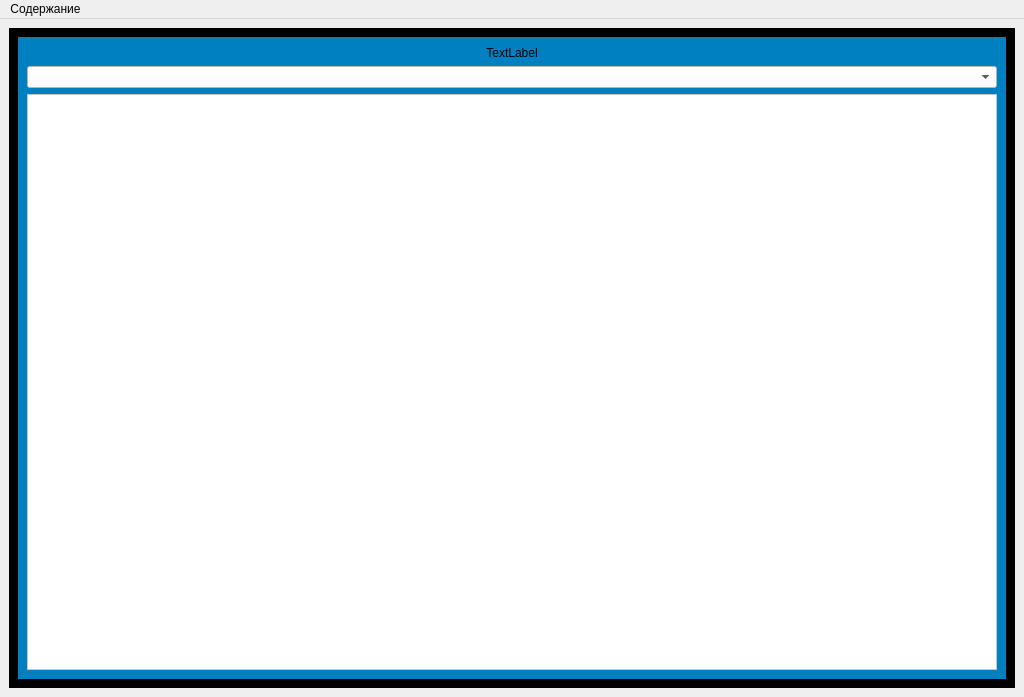
<ui version="4.0" >
 <class>mainWindow</class>
 <widget class="QMainWindow" name="mainWindow" >
  <property name="geometry" >
   <rect>
    <x>0</x>
    <y>0</y>
    <width>1024</width>
    <height>697</height>
   </rect>
  </property>
  <property name="windowTitle" >
   <string>Красная книга Российской Федерации</string>
  </property>
  <widget class="QWidget" name="centralwidget" >
   <property name="geometry" >
    <rect>
     <x>0</x>
     <y>30</y>
     <width>1024</width>
     <height>667</height>
    </rect>
   </property>
   <layout class="QGridLayout" >
    <item row="0" column="0" >
     <widget class="Stack" name="stackedWidget" >
      <property name="autoFillBackground" >
       <bool>false</bool>
      </property>
      <property name="styleSheet" >
       <string notr="true" >background-color: rgb(0, 0, 0);</string>
      </property>
      <property name="currentIndex" >
       <number>1</number>
      </property>
      <widget class="QWidget" name="page" >
       <property name="geometry" >
        <rect>
         <x>0</x>
         <y>0</y>
         <width>1006</width>
         <height>649</height>
        </rect>
       </property>
       <layout class="QGridLayout" >
        <item row="0" column="0" colspan="3" >
         <layout class="QHBoxLayout" >
          <item>
           <widget class="QLabel" name="logoLabel" >
            <property name="sizePolicy" >
             <sizepolicy vsizetype="Fixed" hsizetype="Fixed" >
              <horstretch>0</horstretch>
              <verstretch>0</verstretch>
             </sizepolicy>
            </property>
            <property name="text" >
             <string/>
            </property>
            <property name="pixmap" >
             <pixmap resource="redbook.qrc" >:/logo.png</pixmap>
            </property>
           </widget>
          </item>
          <item>
           <widget class="QLabel" name="ministryLabel" >
            <property name="text" >
             <string>&lt;!DOCTYPE HTML PUBLIC "-//W3C//DTD HTML 4.0//EN" "http://www.w3.org/TR/REC-html40/strict.dtd">
&lt;html>&lt;head>&lt;meta name="qrichtext" content="1" />&lt;style type="text/css">
p, li { white-space: pre-wrap; }
&lt;/style>&lt;/head>&lt;body style=" font-family:'Sans Serif'; font-size:10pt; font-weight:400; font-style:normal;">
&lt;p style=" margin-top:0px; margin-bottom:0px; margin-left:0px; margin-right:0px; -qt-block-indent:0; text-indent:0px;">&lt;span style=" font-weight:600; color:#ffffff;">МИНИСТЕРСТВО ПРИРОДНЫХ РЕСУРСОВ РОССИЙСКОЙ ФЕДЕРАЦИИ. РОССИЙСКАЯ АКАДЕМИЯ НАУК&lt;/span>&lt;/p>&lt;/body>&lt;/html></string>
            </property>
            <property name="alignment" >
             <set>Qt::AlignCenter</set>
            </property>
           </widget>
          </item>
         </layout>
        </item>
        <item row="1" column="1" >
         <spacer>
          <property name="orientation" >
           <enum>Qt::Vertical</enum>
          </property>
          <property name="sizeHint" stdset="0" >
           <size>
            <width>20</width>
            <height>111</height>
           </size>
          </property>
         </spacer>
        </item>
        <item row="2" column="0" >
         <spacer>
          <property name="orientation" >
           <enum>Qt::Horizontal</enum>
          </property>
          <property name="sizeHint" stdset="0" >
           <size>
            <width>40</width>
            <height>20</height>
           </size>
          </property>
         </spacer>
        </item>
        <item rowspan="2" row="2" column="1" >
         <widget class="QWidget" native="1" name="indexFrame" >
          <property name="styleSheet" >
           <string notr="true" >background-color:#ff0000</string>
          </property>
          <layout class="QVBoxLayout" >
           <item>
            <widget class="QLabel" name="indexLabel" >
             <property name="styleSheet" >
              <string notr="true" >background-color: rgb(255, 0, 0);</string>
             </property>
             <property name="text" >
              <string>СОДЕРЖАНИЕ:</string>
             </property>
            </widget>
           </item>
           <item>
            <widget class="QListWidget" name="indexList" >
             <property name="minimumSize" >
              <size>
               <width>400</width>
               <height>250</height>
              </size>
             </property>
             <property name="styleSheet" >
              <string notr="true" >background-color:#ffffff;
font: 11pt "Sans Serif";
text-decoration: underline;
color: #0000ff;</string>
             </property>
            </widget>
           </item>
          </layout>
         </widget>
        </item>
        <item row="3" column="2" >
         <spacer>
          <property name="orientation" >
           <enum>Qt::Horizontal</enum>
          </property>
          <property name="sizeHint" stdset="0" >
           <size>
            <width>151</width>
            <height>20</height>
           </size>
          </property>
         </spacer>
        </item>
        <item row="4" column="1" >
         <spacer>
          <property name="orientation" >
           <enum>Qt::Vertical</enum>
          </property>
          <property name="sizeHint" stdset="0" >
           <size>
            <width>20</width>
            <height>120</height>
           </size>
          </property>
         </spacer>
        </item>
       </layout>
      </widget>
      <widget class="QWidget" name="page_3" >
       <property name="geometry" >
        <rect>
         <x>0</x>
         <y>0</y>
         <width>1006</width>
         <height>649</height>
        </rect>
       </property>
       <layout class="QHBoxLayout" >
        <item>
         <widget class="QWidget" native="1" name="docFrame" >
          <property name="styleSheet" >
           <string notr="true" >background-color: #0080c0;</string>
          </property>
          <layout class="QVBoxLayout" >
           <item>
            <widget class="QLabel" name="docTitle" >
             <property name="styleSheet" >
              <string notr="true" >font: 75 14pt "Sans Serif";</string>
             </property>
             <property name="text" >
              <string>TextLabel</string>
             </property>
             <property name="alignment" >
              <set>Qt::AlignCenter</set>
             </property>
            </widget>
           </item>
           <item>
            <widget class="QComboBox" name="chapterCombo" >
             <property name="styleSheet" >
              <string notr="true" >background-color: rgb(255, 255, 255);</string>
             </property>
            </widget>
           </item>
           <item>
            <widget class="QTextBrowser" name="docViewer" >
             <property name="styleSheet" >
              <string notr="true" >background-color: rgb(255, 255, 255);
font: 12pt "Sans Serif";</string>
             </property>
             <property name="locale" >
              <locale country="RussianFederation" language="Russian" />
             </property>
             <property name="openLinks" >
              <bool>false</bool>
             </property>
            </widget>
           </item>
          </layout>
         </widget>
        </item>
       </layout>
      </widget>
      <widget class="QWidget" name="page_2" >
       <property name="geometry" >
        <rect>
         <x>0</x>
         <y>0</y>
         <width>1006</width>
         <height>649</height>
        </rect>
       </property>
       <layout class="QVBoxLayout" >
        <item>
         <widget class="QWidget" native="1" name="widget_3" >
          <property name="styleSheet" >
           <string notr="true" >background-color: rgb(170, 0, 0);</string>
          </property>
          <layout class="QVBoxLayout" >
           <item>
            <widget class="QLabel" name="headerLabel" >
             <property name="text" >
              <string>&lt;!DOCTYPE HTML PUBLIC "-//W3C//DTD HTML 4.0//EN" "http://www.w3.org/TR/REC-html40/strict.dtd">
&lt;html>&lt;head>&lt;meta name="qrichtext" content="1" />&lt;style type="text/css">
p, li { white-space: pre-wrap; }
&lt;/style>&lt;/head>&lt;body style=" font-family:'Sans Serif'; font-size:10pt; font-weight:400; font-style:normal;">
&lt;p style=" margin-top:0px; margin-bottom:0px; margin-left:0px; margin-right:0px; -qt-block-indent:0; text-indent:0px;">&lt;span style=" font-size:16pt; font-weight:600; font-style:italic; color:#ff0000;">Виды, занесенные в Красную Книгу Российской Федерации&lt;/span>&lt;/p>&lt;/body>&lt;/html></string>
             </property>
             <property name="alignment" >
              <set>Qt::AlignCenter</set>
             </property>
            </widget>
           </item>
           <item>
            <layout class="QHBoxLayout" >
             <item>
              <layout class="QVBoxLayout" >
               <item>
                <widget class="QGroupBox" name="chapterBox" >
                 <property name="sizePolicy" >
                  <sizepolicy vsizetype="Preferred" hsizetype="Fixed" >
                   <horstretch>0</horstretch>
                   <verstretch>0</verstretch>
                  </sizepolicy>
                 </property>
                 <property name="title" >
                  <string>Разделы</string>
                 </property>
                 <layout class="QVBoxLayout" >
                  <item>
                   <widget class="QRadioButton" name="radioc0" >
                    <property name="styleSheet" >
                     <string notr="true" >color: rgb(255, 255, 0);
</string>
                    </property>
                    <property name="text" >
                     <string>Млекопитающие</string>
                    </property>
                   </widget>
                  </item>
                  <item>
                   <widget class="QRadioButton" name="radioc1" >
                    <property name="styleSheet" >
                     <string notr="true" >color: rgb(255, 255, 0);</string>
                    </property>
                    <property name="text" >
                     <string>Птицы</string>
                    </property>
                   </widget>
                  </item>
                  <item>
                   <widget class="QRadioButton" name="radioc2" >
                    <property name="styleSheet" >
                     <string notr="true" >color: rgb(255, 255, 0);</string>
                    </property>
                    <property name="text" >
                     <string>Земноводные и пресмыкающиеся</string>
                    </property>
                   </widget>
                  </item>
                  <item>
                   <widget class="QRadioButton" name="radioc3" >
                    <property name="styleSheet" >
                     <string notr="true" >color: rgb(255, 255, 0);</string>
                    </property>
                    <property name="text" >
                     <string>Круглоротые и рыбы</string>
                    </property>
                   </widget>
                  </item>
                  <item>
                   <widget class="QRadioButton" name="radioc4" >
                    <property name="styleSheet" >
                     <string notr="true" >color: rgb(255, 255, 0);</string>
                    </property>
                    <property name="text" >
                     <string>Членистоногие</string>
                    </property>
                   </widget>
                  </item>
                  <item>
                   <widget class="QRadioButton" name="radioc5" >
                    <property name="styleSheet" >
                     <string notr="true" >color: rgb(255, 255, 0);</string>
                    </property>
                    <property name="text" >
                     <string>Моллюски</string>
                    </property>
                   </widget>
                  </item>
                  <item>
                   <widget class="QRadioButton" name="radioc6" >
                    <property name="styleSheet" >
                     <string notr="true" >color: rgb(255, 255, 0);</string>
                    </property>
                    <property name="text" >
                     <string>Мшанки и плеченогие</string>
                    </property>
                   </widget>
                  </item>
                  <item>
                   <widget class="QRadioButton" name="radioc7" >
                    <property name="styleSheet" >
                     <string notr="true" >color: rgb(255, 255, 0);</string>
                    </property>
                    <property name="text" >
                     <string>Кольчатые черви</string>
                    </property>
                   </widget>
                  </item>
                  <item>
                   <spacer>
                    <property name="orientation" >
                     <enum>Qt::Vertical</enum>
                    </property>
                    <property name="sizeHint" stdset="0" >
                     <size>
                      <width>20</width>
                      <height>40</height>
                     </size>
                    </property>
                   </spacer>
                  </item>
                 </layout>
                </widget>
               </item>
              </layout>
             </item>
             <item>
              <layout class="QVBoxLayout" >
               <item>
                <widget class="QLabel" name="taxoLabel" >
                 <property name="text" >
                  <string>&lt;!DOCTYPE HTML PUBLIC "-//W3C//DTD HTML 4.0//EN" "http://www.w3.org/TR/REC-html40/strict.dtd">
&lt;html>&lt;head>&lt;meta name="qrichtext" content="1" />&lt;style type="text/css">
p, li { white-space: pre-wrap; }
&lt;/style>&lt;/head>&lt;body style=" font-family:'Sans Serif'; font-size:10pt; font-weight:400; font-style:normal;">
&lt;p style=" margin-top:0px; margin-bottom:0px; margin-left:0px; margin-right:0px; -qt-block-indent:0; text-indent:0px;">&lt;span style=" font-weight:600; color:#ffff00;">Систематический список видов:&lt;/span>&lt;/p>&lt;/body>&lt;/html></string>
                 </property>
                </widget>
               </item>
               <item>
                <widget class="QTreeWidget" name="sysTree" >
                 <property name="sizePolicy" >
                  <sizepolicy vsizetype="Expanding" hsizetype="Expanding" >
                   <horstretch>1</horstretch>
                   <verstretch>0</verstretch>
                  </sizepolicy>
                 </property>
                 <property name="styleSheet" >
                  <string notr="true" >background-color: rgb(255, 255, 255);</string>
                 </property>
                 <property name="headerHidden" >
                  <bool>true</bool>
                 </property>
                 <column>
                  <property name="text" >
                   <string>1</string>
                  </property>
                 </column>
                </widget>
               </item>
              </layout>
             </item>
             <item>
              <layout class="QVBoxLayout" >
               <item>
                <layout class="QHBoxLayout" >
                 <item>
                  <widget class="QLabel" name="alphaLabel" >
                   <property name="text" >
                    <string>&lt;!DOCTYPE HTML PUBLIC "-//W3C//DTD HTML 4.0//EN" "http://www.w3.org/TR/REC-html40/strict.dtd">
&lt;html>&lt;head>&lt;meta name="qrichtext" content="1" />&lt;style type="text/css">
p, li { white-space: pre-wrap; }
&lt;/style>&lt;/head>&lt;body style=" font-family:'Sans Serif'; font-size:10pt; font-weight:400; font-style:normal;">
&lt;p style=" margin-top:0px; margin-bottom:0px; margin-left:0px; margin-right:0px; -qt-block-indent:0; text-indent:0px;">&lt;span style=" font-weight:600; color:#ffff00;">Алфавитный указатель:&lt;/span>&lt;/p>&lt;/body>&lt;/html></string>
                   </property>
                  </widget>
                 </item>
                 <item>
                  <widget class="QPushButton" name="latButton" >
                   <property name="styleSheet" >
                    <string notr="true" >color: rgb(255, 255, 0);</string>
                   </property>
                   <property name="text" >
                    <string>Лат</string>
                   </property>
                  </widget>
                 </item>
                 <item>
                  <widget class="QPushButton" name="rusButton" >
                   <property name="styleSheet" >
                    <string notr="true" >color: rgb(255, 255, 0);</string>
                   </property>
                   <property name="text" >
                    <string>Рус</string>
                   </property>
                  </widget>
                 </item>
                </layout>
               </item>
               <item>
                <widget class="QListWidget" name="alphaList" >
                 <property name="styleSheet" >
                  <string notr="true" >background-color: rgb(255, 255, 255);</string>
                 </property>
                </widget>
               </item>
              </layout>
             </item>
            </layout>
           </item>
          </layout>
         </widget>
        </item>
       </layout>
      </widget>
      <widget class="QWidget" name="page_4" >
       <property name="geometry" >
        <rect>
         <x>0</x>
         <y>0</y>
         <width>1006</width>
         <height>649</height>
        </rect>
       </property>
       <layout class="QVBoxLayout" >
        <item>
         <layout class="QGridLayout" >
          <item row="0" column="0" >
           <widget class="QWidget" native="1" name="widget_4" >
            <property name="styleSheet" >
             <string notr="true" >background-color: rgb(255, 248, 250);</string>
            </property>
            <layout class="QVBoxLayout" >
             <item>
              <layout class="QHBoxLayout" >
               <item>
                <layout class="QGridLayout" >
                 <item row="0" column="0" colspan="2" >
                  <widget class="QLabel" name="speciesLabel" >
                   <property name="sizePolicy" >
                    <sizepolicy vsizetype="Preferred" hsizetype="Expanding" >
                     <horstretch>1</horstretch>
                     <verstretch>0</verstretch>
                    </sizepolicy>
                   </property>
                   <property name="styleSheet" >
                    <string notr="true" >font: 75 16pt "Sans Serif";</string>
                   </property>
                   <property name="text" >
                    <string>ОБЫКНОВЕННЫЙ ТЮЛЕНЬ</string>
                   </property>
                  </widget>
                 </item>
                 <item row="1" column="0" colspan="2" >
                  <spacer>
                   <property name="orientation" >
                    <enum>Qt::Vertical</enum>
                   </property>
                   <property name="sizeHint" stdset="0" >
                    <size>
                     <width>20</width>
                     <height>40</height>
                    </size>
                   </property>
                  </spacer>
                 </item>
                 <item row="2" column="0" >
                  <widget class="QLabel" name="commentLabel" >
                   <property name="styleSheet" >
                    <string notr="true" >font: 12pt "Sans Serif";</string>
                   </property>
                   <property name="text" >
                    <string>TextLabel</string>
                   </property>
                  </widget>
                 </item>
                 <item row="2" column="1" >
                  <layout class="QHBoxLayout" >
                   <item>
                    <widget class="QPushButton" name="prevButton" >
                     <property name="sizePolicy" >
                      <sizepolicy vsizetype="Fixed" hsizetype="Fixed" >
                       <horstretch>0</horstretch>
                       <verstretch>0</verstretch>
                      </sizepolicy>
                     </property>
                     <property name="text" >
                      <string>&lt;</string>
                     </property>
                    </widget>
                   </item>
                   <item>
                    <widget class="QPushButton" name="nextButton" >
                     <property name="sizePolicy" >
                      <sizepolicy vsizetype="Fixed" hsizetype="Fixed" >
                       <horstretch>0</horstretch>
                       <verstretch>0</verstretch>
                      </sizepolicy>
                     </property>
                     <property name="text" >
                      <string>></string>
                     </property>
                    </widget>
                   </item>
                   <item>
                    <spacer>
                     <property name="orientation" >
                      <enum>Qt::Horizontal</enum>
                     </property>
                     <property name="sizeHint" stdset="0" >
                      <size>
                       <width>40</width>
                       <height>20</height>
                      </size>
                     </property>
                    </spacer>
                   </item>
                  </layout>
                 </item>
                </layout>
               </item>
               <item>
                <widget class="QListWidget" name="sectionList" >
                 <property name="sizePolicy" >
                  <sizepolicy vsizetype="Expanding" hsizetype="Preferred" >
                   <horstretch>0</horstretch>
                   <verstretch>0</verstretch>
                  </sizepolicy>
                 </property>
                 <property name="styleSheet" >
                  <string notr="true" >background-color: rgb(255, 255, 255);</string>
                 </property>
                </widget>
               </item>
              </layout>
             </item>
             <item>
              <layout class="QHBoxLayout" >
               <item>
                <layout class="QVBoxLayout" >
                 <item>
                  <spacer>
                   <property name="orientation" >
                    <enum>Qt::Vertical</enum>
                   </property>
                   <property name="sizeHint" stdset="0" >
                    <size>
                     <width>20</width>
                     <height>40</height>
                    </size>
                   </property>
                  </spacer>
                 </item>
                 <item>
                  <layout class="QVBoxLayout" >
                   <item>
                    <widget class="QLabel" name="photoLabel" >
                     <property name="sizePolicy" >
                      <sizepolicy vsizetype="Fixed" hsizetype="Fixed" >
                       <horstretch>0</horstretch>
                       <verstretch>0</verstretch>
                      </sizepolicy>
                     </property>
                     <property name="minimumSize" >
                      <size>
                       <width>300</width>
                       <height>200</height>
                      </size>
                     </property>
                     <property name="maximumSize" >
                      <size>
                       <width>300</width>
                       <height>200</height>
                      </size>
                     </property>
                     <property name="text" >
                      <string>TextLabel</string>
                     </property>
                    </widget>
                   </item>
                   <item>
                    <widget class="QLabel" name="arealLabel" >
                     <property name="sizePolicy" >
                      <sizepolicy vsizetype="Fixed" hsizetype="Fixed" >
                       <horstretch>0</horstretch>
                       <verstretch>0</verstretch>
                      </sizepolicy>
                     </property>
                     <property name="minimumSize" >
                      <size>
                       <width>300</width>
                       <height>200</height>
                      </size>
                     </property>
                     <property name="maximumSize" >
                      <size>
                       <width>300</width>
                       <height>200</height>
                      </size>
                     </property>
                     <property name="text" >
                      <string>TextLabel</string>
                     </property>
                    </widget>
                   </item>
                  </layout>
                 </item>
                </layout>
               </item>
               <item>
                <widget class="QTextBrowser" name="articleBrowser" >
                 <property name="sizePolicy" >
                  <sizepolicy vsizetype="Expanding" hsizetype="Expanding" >
                   <horstretch>0</horstretch>
                   <verstretch>0</verstretch>
                  </sizepolicy>
                 </property>
                 <property name="styleSheet" >
                  <string notr="true" >background-color: rgb(255, 255, 255);</string>
                 </property>
                </widget>
               </item>
              </layout>
             </item>
            </layout>
           </widget>
          </item>
         </layout>
        </item>
       </layout>
      </widget>
     </widget>
    </item>
   </layout>
  </widget>
  <widget class="QMenuBar" name="menuBar" >
   <property name="geometry" >
    <rect>
     <x>0</x>
     <y>0</y>
     <width>1024</width>
     <height>30</height>
    </rect>
   </property>
   <widget class="QMenu" name="indexMenu" >
    <property name="title" >
     <string>Содержание</string>
    </property>
   </widget>
   <addaction name="indexMenu" />
  </widget>
 </widget>
 <customwidgets>
  <customwidget>
   <class>Stack</class>
   <extends>QStackedWidget</extends>
   <header>stack.h</header>
   <container>1</container>
  </customwidget>
 </customwidgets>
 <resources>
  <include location="redbook.qrc" />
 </resources>
 <connections/>
</ui>
